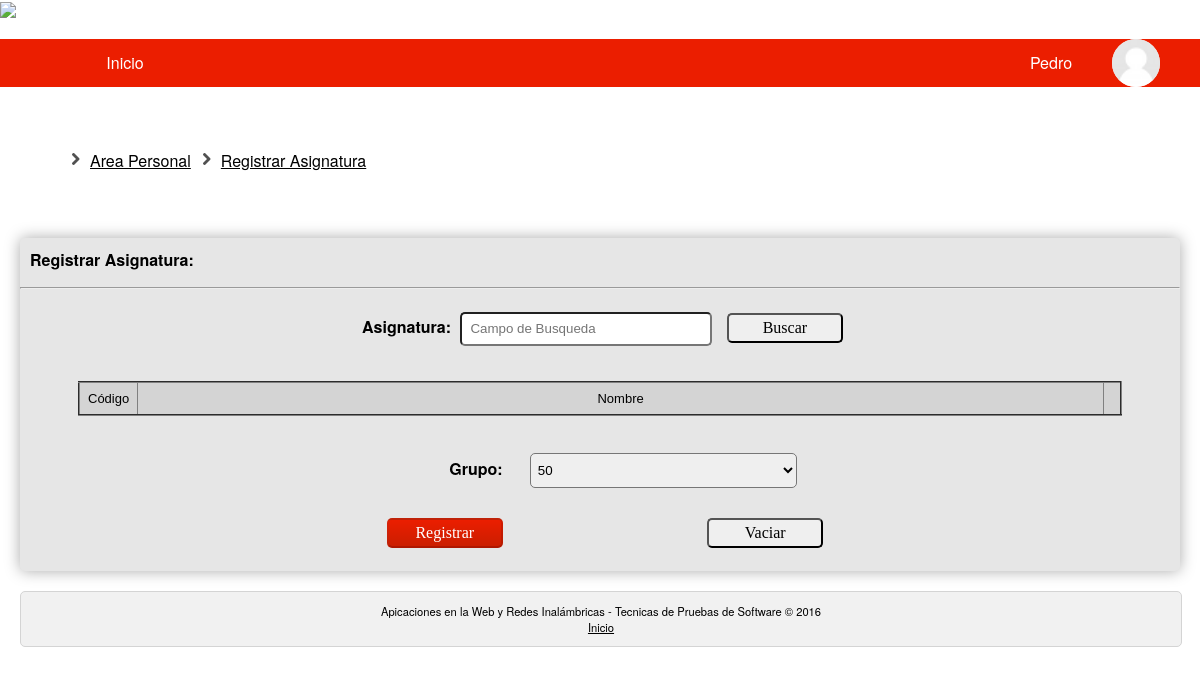
Page /docente_registrar_asignatura.php (signed in) on the committed database.
### tables this page shows
CREATE TABLE IF NOT EXISTS `usuarios` (
  `Documento` int(11) NOT NULL,
  `Id_Tipo` int(11) NOT NULL,
  `Nombres` varchar(50) NOT NULL,
  `Apellidos` varchar(50) NOT NULL,
  `Correo` varchar(50) NOT NULL,
  `Codigo` int(10) NOT NULL,
  `Contrasena` varchar(50) NOT NULL,
  `Activo` int(11) NOT NULL,
  `Foto` varchar(200) NOT NULL
);

### php/Conexion/UsuariosBD.php (called while the page is built, shortened)
<?php
require_once '/../modelo/Usuarios.php';
class UsuariosBD
{
        public function consultarUsuario($id){
            $usuario=null;
	    $conexion=new Conexion();
            $sql= "select * from usuarios where Documento=:id";
            $statement= $conexion->prepare($sql);
            $statement-> bindParam(":id",$id);
            $statement->execute();
            while ($result =$statement->fetchAll()){
                $documento= $result[0]['Documento'];
                $tipo = $result[0]['Id_Tipo'];
                $nombre= $result[0]['Nombres'];
                $apellido= $result[0]['Apellidos'];
                $correo= $result[0]['Correo'];
                $codigo=$result[0]['Codigo'];
                $pass= $result[0]['Contrasena'];
                $activo= $result[0]['Activo'];
                $foto= $result[0]['Foto'];
                $usuario=new Usuarios($documento, $tipo, $nombre, $apellido, $correo, $codigo, $pass, $activo,$foto);
                break;
            }
            return $usuario;
        }
}
?>

### php/Modelo/Usuarios.php (called while the page is built, shortened)
<?php
class Usuarios {
    private $Nombres;
    private $foto;
    function getFoto() {
        return $this->foto;
    }
    function __construct($Documento, $Id_Tipo, $Nombres, $Apellidos, $Correo, $Codigo, $Contrasena, $Activo, $foto) {
        $this->Nombres = $Nombres;
        $this->foto = $foto;
    }
    public function getNombres() {
        return $this->Nombres;
    }
}
?>

### docente_registrar_asignatura.php (the view, shortened to what this page needs)
<!DOCTYPE html>
<html>
<head>
	<link rel="stylesheet" type="text/css" href="css/estilo.css">
	<link rel="stylesheet" type="text/css" href="css/cuerpo_docente_registrar_asignatura.css">
  <link rel="stylesheet" type="text/css" href="css/breadcrumb.css">
</head>
<body>
	<header>
  <?php
    include_once './php/Conexion/UsuariosBD.php';
    include_once './php/Modelo/Usuarios.php';
    $Documento = $_SESSION["user_id"];
    $ubd = new UsuariosBD();
    $user = $ubd->consultarUsuario($Documento);
    $nombre=$user->getNombres();
    $foto=$user->getFoto();
  ?>
    <div id="cabecera">
      <a href="http://www.univalle.edu.co"><img src="images/LogoUnivalle.png"></a>
      <nav>
        <ul class="menu">
          <li><a href="home.php">Inicio</a></li>
          <?php
            $perfil=substr($foto, 6, strlen($foto));
            echo '<li id="usuario" ><a href="#">'.$nombre.'<img id="perfil" src="'.$perfil.'"></a>';
          ?>
          </li>
        </ul>
      </nav>
    </div>
	</header>
	<div id="cuerpo">
    <ul class="breadcrumb">
        <li><a href="home.php">Area Personal</a></li>
        <li><a href="#">Registrar Asignatura</a></li>
    </ul>
		<section>
    <br><br><br>
			<div id="contenedor">
				<p><b>Registrar Asignatura:</b></p><hr></hr>
				<center>
				<form class="captura" action="docente_registrar_asignatura.php" method="post" name="captura">
					<strong><label for="txtAsignatura">Asignatura:</label></strong>
            <input type="text" name="txtAsignatura" placeholder="Campo de Busqueda" required>
            <button type="submit" id="btnBuscar">Buscar</button>
          </form>
          </center>
          <?php
          echo
          '<form class="captura" action="php/Controlador/DocenteRegistrarAsignatura.php?documento='.$Documento.'" method="post" name="captura">';
          ?>
          <table border="2px">
           	<tr>
              	<th>Código</th>
              	<th id="columna2">Nombre</th>
              	<th></th>
          	</tr>
        	</table>
          <br>
				  <center>
          <strong><label for="cbgrupo">Grupo:</label></strong>
            <select name="cbgrupo">
            	<option value="50">50</option>
            </select>
          </center>
          <center>
            <button type="submit" id="btnRegistrar">Registrar</button>
            <button type="reset" id="btnVaciar">Vaciar</button>
          </center>
        </form>
        <br>
			</div>
		</section>
	</div>
	<div id="pie">
		<footer>
			<p>Apicaciones en la Web y Redes Inalámbricas - Tecnicas de Pruebas de Software &copy; 2016<br>
			<a href="home.php">Inicio</a></p>
		</footer>
	</div>
</body>
</html>

### css/estilo.css (style rules this page uses)
a { color: #000000; }
body { font: 100%; font-family: "Helvetica Neue", Helvetica, Arial, sans-serif; margin-left: 20px; margin-right: 20px; padding-top: 125px; background-color: #FFFFFF; }
header { width: 100%; left: 0; top: 0; position: fixed; background-color: #FFFFFF; }
#usuario { float: right; }
nav ul { list-style: none; padding: 0; }
nav li { text-align: center; line-height: 3rem; position: relative; width: 250px; }
nav a { color: #fff; display: block; padding: 0 2.5em; text-decoration: none; transition: .4s; }
.menu { background-color: #EB1E00; display: table; width: 100%; }
.menu > li { float: left; }
#cuerpo { width: 100%; text-align: justify; }
#pie { clear: both; background-color: #F1F1F1; margin-top: 20px; width: 100%; border: 1px solid #D4D4D4; border-radius: 5px; text-align: center; font-size: 70%; }
#perfil { width: 48px; height: 48px; border-radius: 100%; -webkit-border-radius: 100%; -moz-border-radius: 100%; background-color: #fff; overflow: hidden; float: right; }

### css/cuerpo_docente_registrar_asignatura.css (style rules this page uses)
#contenedor { margin-top: 20px; box-shadow: 0px 0px 3px #ccc, 0 10px 15px #eee inset; background-color: #E6E6E6; border-radius: 5px; -webkit-box-shadow: 0 0 15px #aaa; }
#contenedor p { padding-top: 10px; padding-left: 10px; }
.captura { width: 100%; }
.captura label { margin-top: 15px; width: 8%; display:inline-block; padding:3px; }
.captura input { border-radius: 5px; height:20px; width:20%; padding:5px 8px; margin-top: 10px; }
#btnBuscar, #btnRegistrar, #btnVaciar { margin-left: 10px; width: 10%; height: 30px; font: 100% Lucida Sans; cursor: pointer; border-radius: 5px; }
#btnRegistrar { margin-top: 30px; border: 1px solid(255,255,255,0.3); color: #ffffff; background-image: linear-gradient(to bottom, #EB1E00, #cb1e00); border-color: rgba(0, 0, 0, 0.1) rgba(0, 0, 0, 0.1) rgba(0, 0, 0, 0.25); }
#btnVaciar { margin-top: 30px; margin-left: 200px; }
table { font-family: "Lucida Sans Unicode", "Lucida Grande", Sans-Serif; font-size: 12px; margin-top: 35px; width: 90%; margin-left: 5%; margin-right: 5%; border-collapse: collapse; }
th { font-size: 13px; font-weight: normal; padding: 8px; background: #D4D4D4; border-top: 1px solid #000000; border-bottom: 1px solid #fff; color: #000; text-align: center; }
#columna2 { width: 1000px; }
label[for="cbgrupo"] { margin-left: 2%; }
select { border-radius: 5px; width:23%; height: 35px; padding:3px; margin-top: 10px; }

### css/breadcrumb.css (style rules this page uses)
.breadcrumb li { list-style: none; float: left; margin-left: 30px; list-style-image:url(../images/right.png); }

### rows in the picture
usuarios: Nombres "Pedro", Foto (picture)
